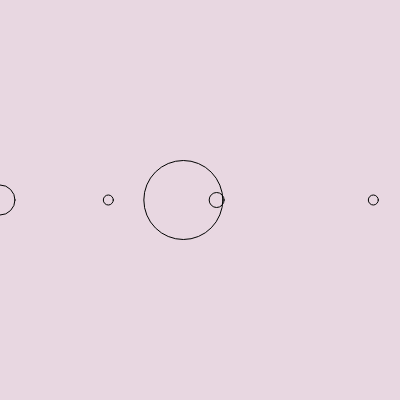
Frame 1 (no input)
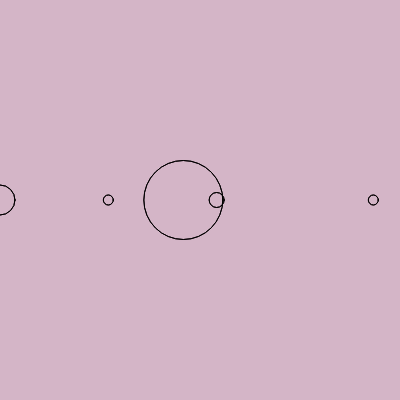
Frame 2 (the mouse pressed at the canvas centre, redrawn once)

The p5.js sketch that drew these frames (run headless with seeded random() and noise() and a simulated clock; the mouse was pressed at the canvas centre and the sketch redrawn once):

// p5.js sketch
// ── sketch.js
let horas = [0, 6.50, 11, 13, 22.40]
let caracteres = [30, 10, 79, 15, 10]

function setup() {
  createCanvas(400, 400);
  noLoop()
  noFill()
}

function draw() {
  background( 112, 0, 65, 40);
  for( let indice = 0; indice < horas.length; indice=indice+1 ){
    print(indice)
    let tiempo = map(horas[indice], 0, 24, 0, 400)
    circle(tiempo, 200, caracteres[indice])
  }
}
